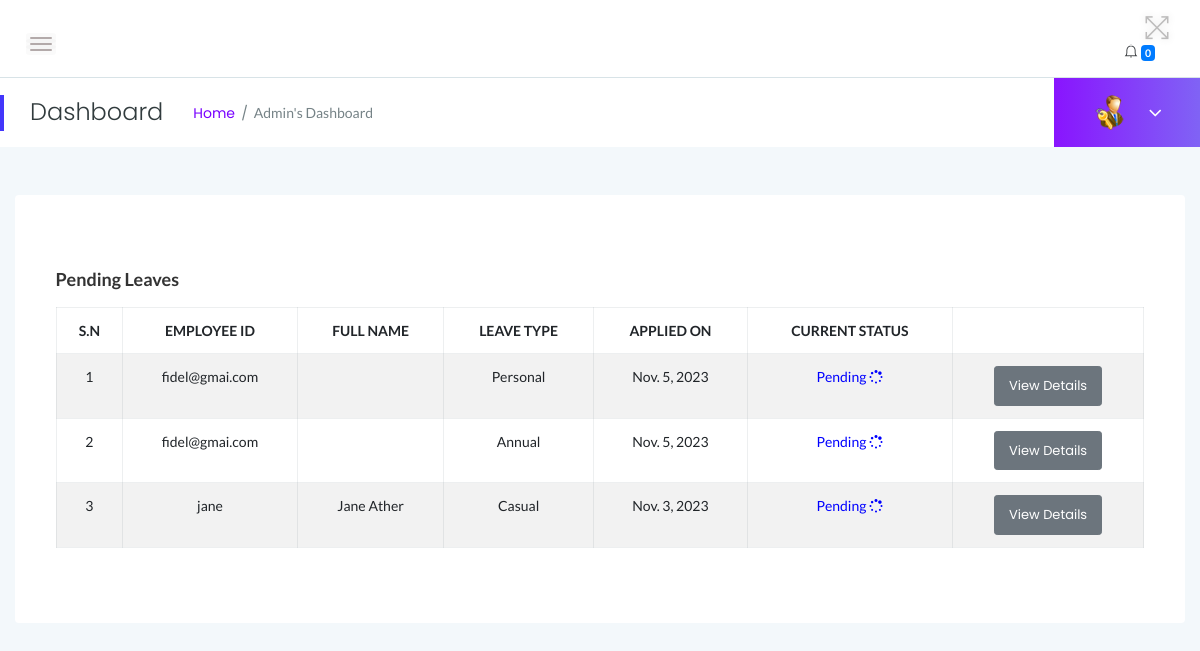
The page /myadmin/pending_leaves/ (signed in) on the database as committed earlier.
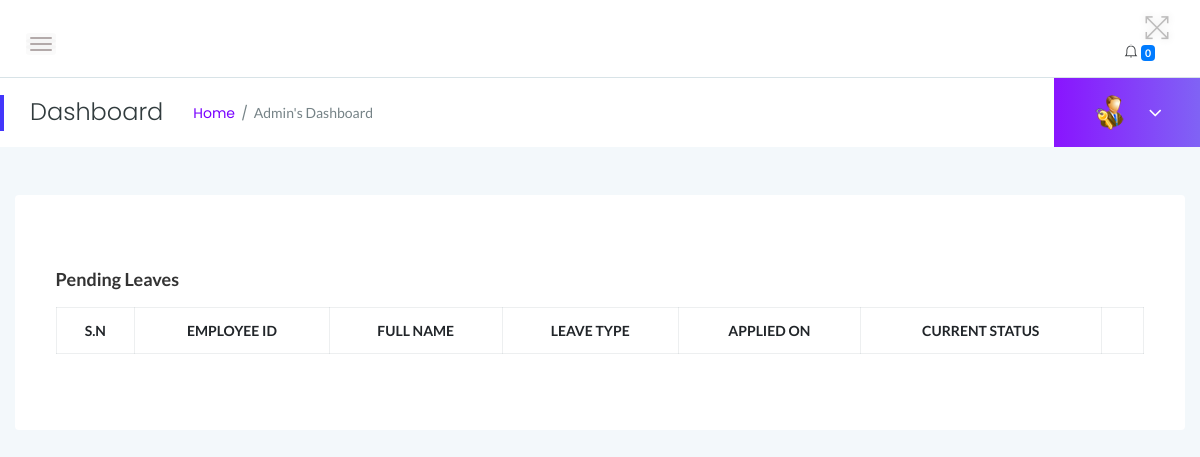
The same page on the database as committed later.
### myadmin/models.py (models this page shows)
class Leave(models.Model):
    employee = models.ForeignKey(User, on_delete=models.CASCADE)
    leave_type = models.CharField(max_length=100, default='Annual')
    posting_date = models.DateField(auto_now_add=True)
    status = models.CharField(
        max_length=10,
        choices=STATUS_CHOICES,
        default='Pending'
    )
    leavetype = models.CharField(max_length=255, default=None)
    description = models.TextField(default=None)
    fromdate = models.DateField( default=None)
    todate = models.DateField( default=None)
    isread = models.IntegerField(default=0)

### myadmin/views.py (the view)
# urls.py: path('pending_leaves/', views.pending_leaves, name='pending_leaves'),
@login_required
def pending_leaves(request):
    leaves = Leave.objects.filter(status=0).order_by('-id')
    context = {
        'leaves': leaves
    }
    return render(request, 'admin/pending_history.html', context)

### myadmin/templates/admin/pending_history.html (shortened to what this page needs)
{% load static %}
<!DOCTYPE html>
<html class="no-js" lang="en">
<head>
{% include 'admin/top.html' %}
</head>
<body>
{% include 'admin/sidebars.html' %}
    <div class="main-content-inner">
        <div class="row">
            <div class="col-12 mt-5">
                <div class="card">
                    <div class="card-body">
                        <h4 class="header-title">Pending Leaves</h4>
                        <div class="single-table">
                            <div class="table-responsive">
                                <table class="table table-hover table-striped table-bordered progress-table text-center">
                                    <thead class="text-uppercase">
                                        <tr>
                                            <th>S.N</th>
                                            <th>Employee ID</th>
                                            <th>Full Name</th>
                                            <th>Leave Type</th>
                                            <th>Applied On</th>
                                            <th>Current Status</th>
                                            <th></th>
                                        </tr>
                                    </thead>
                                    <tbody>
                                        {% for leave in leaves %}
                                        <tr>
                                          <td>{{ forloop.counter }}</td>
                                                <td>{{ leave.employee }}</td>
                                                <td>{{ leave.employee.first_name }} {{ leave.employee.last_name }}</td>
                                                <td>{{ leave.leavetype }}</td>
                                                <td>{{ leave.posting_date }}</td>
                                            <td>
                                                {% if leave.status == 1 %}
                                                <span style="color: #04fd04">Approved <i class="fa fa-check-square-o"></i></span>
                                                {% elif leave.Status == 2 %}
                                                <span style="color: red">Declined <i class="fa fa-cross"></i></span>
                                                {% else %}
                                                <span style="color: blue">Pending <i class="fa fa-spinner"></i></span>
                                                {% endif %}
                                               <td><a href="{% url 'myadmin:employee_leave_details' leave.id %}" class="btn btn-secondary btn-sm">View Details</a></td>
                                        {% endfor %}
                                    </tbody>
                                </table>
                            </div>
                        </div>
                    </div>
                </div>
            </div>
        </div>
    </div>
        </div>
    </div>
</body>
</html>

Rows that differ between the two databases and show on the page:
removed Leave: employee "fidel@gmai.com", leavetype "Personal", posting_date "Nov. 5, 2023", status "Pending"
removed Leave: employee "fidel@gmai.com", leavetype "Annual", posting_date "Nov. 5, 2023", status "Pending"
removed Leave: employee "jane", employee.first_name "Jane", employee.last_name "Ather", leavetype "Casual", posting_date "Nov. 3, 2023", status "Pending"
